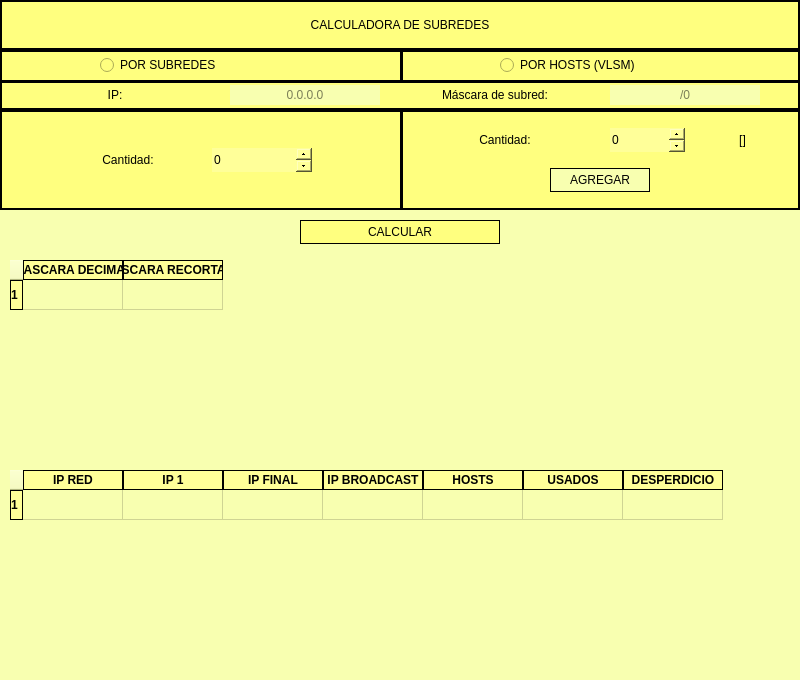
<?xml version="1.0" encoding="UTF-8"?>
<ui version="4.0">
 <class>MainWindow</class>
 <widget class="QMainWindow" name="MainWindow">
  <property name="geometry">
   <rect>
    <x>0</x>
    <y>0</y>
    <width>800</width>
    <height>680</height>
   </rect>
  </property>
  <property name="windowTitle">
   <string>CALCULADORA DE SUBREDES</string>
  </property>
  <property name="styleSheet">
   <string notr="true">background-color: rgb(248, 255, 176);</string>
  </property>
  <widget class="QWidget" name="centralwidget">
   <widget class="QFrame" name="frame">
    <property name="geometry">
     <rect>
      <x>0</x>
      <y>0</y>
      <width>800</width>
      <height>50</height>
     </rect>
    </property>
    <property name="styleSheet">
     <string notr="true">border-color: rgb(0, 0, 0);
background-color: rgb(255, 255, 127);
border: 2px solid black;</string>
    </property>
    <property name="frameShape">
     <enum>QFrame::Shape::Box</enum>
    </property>
    <property name="frameShadow">
     <enum>QFrame::Shadow::Plain</enum>
    </property>
    <property name="lineWidth">
     <number>2</number>
    </property>
    <property name="midLineWidth">
     <number>2</number>
    </property>
    <widget class="QLabel" name="label_3">
     <property name="geometry">
      <rect>
       <x>2</x>
       <y>2</y>
       <width>796</width>
       <height>46</height>
      </rect>
     </property>
     <property name="styleSheet">
      <string notr="true">border: none;
color: rgb(0, 0, 0);</string>
     </property>
     <property name="text">
      <string>CALCULADORA DE SUBREDES</string>
     </property>
     <property name="alignment">
      <set>Qt::AlignmentFlag::AlignCenter</set>
     </property>
    </widget>
   </widget>
   <widget class="QFrame" name="frame_2">
    <property name="geometry">
     <rect>
      <x>0</x>
      <y>50</y>
      <width>800</width>
      <height>60</height>
     </rect>
    </property>
    <property name="styleSheet">
     <string notr="true">background-color: rgb(255, 255, 127);
border: 2px solid black;
</string>
    </property>
    <property name="frameShape">
     <enum>QFrame::Shape::StyledPanel</enum>
    </property>
    <property name="frameShadow">
     <enum>QFrame::Shadow::Raised</enum>
    </property>
    <widget class="Line" name="line">
     <property name="geometry">
      <rect>
       <x>400</x>
       <y>0</y>
       <width>3</width>
       <height>30</height>
      </rect>
     </property>
     <property name="orientation">
      <enum>Qt::Orientation::Vertical</enum>
     </property>
    </widget>
    <widget class="Line" name="line_2">
     <property name="geometry">
      <rect>
       <x>0</x>
       <y>30</y>
       <width>800</width>
       <height>3</height>
      </rect>
     </property>
     <property name="orientation">
      <enum>Qt::Orientation::Horizontal</enum>
     </property>
    </widget>
    <widget class="QRadioButton" name="radioButton">
     <property name="geometry">
      <rect>
       <x>100</x>
       <y>2</y>
       <width>200</width>
       <height>26</height>
      </rect>
     </property>
     <property name="styleSheet">
      <string notr="true">border: none;
color: rgb(0, 0, 0);</string>
     </property>
     <property name="text">
      <string>POR SUBREDES</string>
     </property>
    </widget>
    <widget class="QRadioButton" name="radioButton_2">
     <property name="geometry">
      <rect>
       <x>500</x>
       <y>2</y>
       <width>200</width>
       <height>26</height>
      </rect>
     </property>
     <property name="styleSheet">
      <string notr="true">border: none;
color: rgb(0, 0, 0);</string>
     </property>
     <property name="text">
      <string>POR HOSTS (VLSM)</string>
     </property>
    </widget>
    <widget class="QLabel" name="label">
     <property name="geometry">
      <rect>
       <x>40</x>
       <y>33</y>
       <width>150</width>
       <height>24</height>
      </rect>
     </property>
     <property name="styleSheet">
      <string notr="true">border: none;
color: rgb(0, 0, 0);</string>
     </property>
     <property name="text">
      <string>IP:</string>
     </property>
     <property name="alignment">
      <set>Qt::AlignmentFlag::AlignCenter</set>
     </property>
    </widget>
    <widget class="QLineEdit" name="lineEdit">
     <property name="geometry">
      <rect>
       <x>230</x>
       <y>35</y>
       <width>150</width>
       <height>20</height>
      </rect>
     </property>
     <property name="styleSheet">
      <string notr="true">border: none;
background-color: rgb(248, 255, 176);
color: rgb(0, 0, 0);</string>
     </property>
     <property name="alignment">
      <set>Qt::AlignmentFlag::AlignCenter</set>
     </property>
     <property name="placeholderText">
      <string>0.0.0.0</string>
     </property>
    </widget>
    <widget class="QLineEdit" name="lineEdit_2">
     <property name="geometry">
      <rect>
       <x>610</x>
       <y>35</y>
       <width>150</width>
       <height>20</height>
      </rect>
     </property>
     <property name="styleSheet">
      <string notr="true">border: none;
background-color: rgb(248, 255, 176);
color: rgb(0, 0, 0);</string>
     </property>
     <property name="alignment">
      <set>Qt::AlignmentFlag::AlignCenter</set>
     </property>
     <property name="placeholderText">
      <string>/0</string>
     </property>
    </widget>
    <widget class="QLabel" name="label_2">
     <property name="geometry">
      <rect>
       <x>420</x>
       <y>33</y>
       <width>150</width>
       <height>24</height>
      </rect>
     </property>
     <property name="styleSheet">
      <string notr="true">border: none;
color: rgb(0, 0, 0);</string>
     </property>
     <property name="text">
      <string>Máscara de subred:</string>
     </property>
     <property name="alignment">
      <set>Qt::AlignmentFlag::AlignCenter</set>
     </property>
    </widget>
   </widget>
   <widget class="QFrame" name="frame_3">
    <property name="geometry">
     <rect>
      <x>0</x>
      <y>110</y>
      <width>800</width>
      <height>100</height>
     </rect>
    </property>
    <property name="styleSheet">
     <string notr="true">border: 2px solid black;
background-color: rgb(255, 255, 127);
color: rgb(0, 0, 0);</string>
    </property>
    <property name="frameShape">
     <enum>QFrame::Shape::StyledPanel</enum>
    </property>
    <property name="frameShadow">
     <enum>QFrame::Shadow::Raised</enum>
    </property>
    <widget class="Line" name="line_3">
     <property name="geometry">
      <rect>
       <x>400</x>
       <y>0</y>
       <width>3</width>
       <height>100</height>
      </rect>
     </property>
     <property name="orientation">
      <enum>Qt::Orientation::Vertical</enum>
     </property>
    </widget>
    <widget class="QLabel" name="label_4">
     <property name="geometry">
      <rect>
       <x>68</x>
       <y>38</y>
       <width>120</width>
       <height>24</height>
      </rect>
     </property>
     <property name="styleSheet">
      <string notr="true">border: none;
color: rgb(0, 0, 0);</string>
     </property>
     <property name="text">
      <string>Cantidad:</string>
     </property>
     <property name="alignment">
      <set>Qt::AlignmentFlag::AlignCenter</set>
     </property>
    </widget>
    <widget class="QSpinBox" name="spinBox">
     <property name="geometry">
      <rect>
       <x>212</x>
       <y>38</y>
       <width>100</width>
       <height>24</height>
      </rect>
     </property>
     <property name="styleSheet">
      <string notr="true">QSpinBox {
    background-color: rgb(255, 255, 153);
	border: none;
}

QSpinBox::up-button {
    width: 16px;
}

QSpinBox::down-button {
    width: 16px;
}
</string>
     </property>
     <property name="wrapping">
      <bool>true</bool>
     </property>
     <property name="showGroupSeparator" stdset="0">
      <bool>false</bool>
     </property>
    </widget>
    <widget class="QSpinBox" name="spinBox_2">
     <property name="geometry">
      <rect>
       <x>610</x>
       <y>18</y>
       <width>75</width>
       <height>24</height>
      </rect>
     </property>
     <property name="styleSheet">
      <string notr="true">QSpinBox {
    background-color: rgb(255, 255, 153);
	border: none;
}

QSpinBox::up-button {
    width: 16px;
}

QSpinBox::down-button {
    width: 16px;
}
</string>
     </property>
     <property name="wrapping">
      <bool>true</bool>
     </property>
     <property name="showGroupSeparator" stdset="0">
      <bool>false</bool>
     </property>
    </widget>
    <widget class="QLabel" name="label_5">
     <property name="geometry">
      <rect>
       <x>445</x>
       <y>18</y>
       <width>120</width>
       <height>24</height>
      </rect>
     </property>
     <property name="styleSheet">
      <string notr="true">border: none;
color: rgb(0, 0, 0);</string>
     </property>
     <property name="text">
      <string>Cantidad:</string>
     </property>
     <property name="alignment">
      <set>Qt::AlignmentFlag::AlignCenter</set>
     </property>
    </widget>
    <widget class="QLabel" name="label_6">
     <property name="geometry">
      <rect>
       <x>730</x>
       <y>18</y>
       <width>25</width>
       <height>24</height>
      </rect>
     </property>
     <property name="styleSheet">
      <string notr="true">border: none;
color: rgb(0, 0, 0);</string>
     </property>
     <property name="text">
      <string>[]</string>
     </property>
     <property name="alignment">
      <set>Qt::AlignmentFlag::AlignCenter</set>
     </property>
    </widget>
    <widget class="QPushButton" name="pushButton">
     <property name="geometry">
      <rect>
       <x>550</x>
       <y>58</y>
       <width>100</width>
       <height>24</height>
      </rect>
     </property>
     <property name="styleSheet">
      <string notr="true">border: 1px solid black;
background-color: rgb(248, 255, 176);</string>
     </property>
     <property name="text">
      <string>AGREGAR</string>
     </property>
    </widget>
   </widget>
   <widget class="QPushButton" name="pushButton_2">
    <property name="geometry">
     <rect>
      <x>300</x>
      <y>220</y>
      <width>200</width>
      <height>24</height>
     </rect>
    </property>
    <property name="styleSheet">
     <string notr="true">border: 1px solid black;
background-color: rgb(255, 255, 127);
color: rgb(0,0,0);
</string>
    </property>
    <property name="text">
     <string>CALCULAR</string>
    </property>
   </widget>
   <widget class="QTableWidget" name="tablaMascaras">
    <property name="geometry">
     <rect>
      <x>10</x>
      <y>260</y>
      <width>780</width>
      <height>200</height>
     </rect>
    </property>
    <property name="tabletTracking">
     <bool>false</bool>
    </property>
    <property name="acceptDrops">
     <bool>false</bool>
    </property>
    <property name="autoFillBackground">
     <bool>false</bool>
    </property>
    <property name="styleSheet">
     <string notr="true">QHeaderView::section {
    background-color: rgb(255, 255, 153); /* mismo amarillo */
    color: black;
    font-weight: bold;
    border: 1px solid black;
}

</string>
    </property>
    <property name="frameShape">
     <enum>QFrame::Shape::NoFrame</enum>
    </property>
    <property name="frameShadow">
     <enum>QFrame::Shadow::Plain</enum>
    </property>
    <property name="alternatingRowColors">
     <bool>false</bool>
    </property>
    <property name="sortingEnabled">
     <bool>false</bool>
    </property>
    <property name="rowCount">
     <number>1</number>
    </property>
    <property name="columnCount">
     <number>2</number>
    </property>
    <attribute name="horizontalHeaderCascadingSectionResizes">
     <bool>false</bool>
    </attribute>
    <attribute name="horizontalHeaderShowSortIndicator" stdset="0">
     <bool>false</bool>
    </attribute>
    <attribute name="horizontalHeaderStretchLastSection">
     <bool>false</bool>
    </attribute>
    <attribute name="verticalHeaderCascadingSectionResizes">
     <bool>false</bool>
    </attribute>
    <attribute name="verticalHeaderShowSortIndicator" stdset="0">
     <bool>false</bool>
    </attribute>
    <attribute name="verticalHeaderStretchLastSection">
     <bool>false</bool>
    </attribute>
    <row/>
    <column>
     <property name="text">
      <string>MASCARA DECIMAL</string>
     </property>
    </column>
    <column>
     <property name="text">
      <string>MASCARA RECORTADA</string>
     </property>
    </column>
   </widget>
   <widget class="QTableWidget" name="tablaSubRedes">
    <property name="geometry">
     <rect>
      <x>10</x>
      <y>470</y>
      <width>780</width>
      <height>200</height>
     </rect>
    </property>
    <property name="tabletTracking">
     <bool>false</bool>
    </property>
    <property name="acceptDrops">
     <bool>false</bool>
    </property>
    <property name="autoFillBackground">
     <bool>false</bool>
    </property>
    <property name="styleSheet">
     <string notr="true">QHeaderView::section {
    background-color: rgb(255, 255, 153); /* mismo amarillo */
    color: black;
    font-weight: bold;
    border: 1px solid black;
}

</string>
    </property>
    <property name="frameShape">
     <enum>QFrame::Shape::NoFrame</enum>
    </property>
    <property name="frameShadow">
     <enum>QFrame::Shadow::Plain</enum>
    </property>
    <property name="alternatingRowColors">
     <bool>false</bool>
    </property>
    <property name="sortingEnabled">
     <bool>false</bool>
    </property>
    <property name="rowCount">
     <number>1</number>
    </property>
    <property name="columnCount">
     <number>7</number>
    </property>
    <attribute name="horizontalHeaderCascadingSectionResizes">
     <bool>false</bool>
    </attribute>
    <attribute name="horizontalHeaderShowSortIndicator" stdset="0">
     <bool>false</bool>
    </attribute>
    <attribute name="horizontalHeaderStretchLastSection">
     <bool>false</bool>
    </attribute>
    <attribute name="verticalHeaderCascadingSectionResizes">
     <bool>false</bool>
    </attribute>
    <attribute name="verticalHeaderShowSortIndicator" stdset="0">
     <bool>false</bool>
    </attribute>
    <attribute name="verticalHeaderStretchLastSection">
     <bool>false</bool>
    </attribute>
    <row/>
    <column>
     <property name="text">
      <string>IP RED</string>
     </property>
    </column>
    <column>
     <property name="text">
      <string>IP 1</string>
     </property>
    </column>
    <column>
     <property name="text">
      <string>IP FINAL</string>
     </property>
    </column>
    <column>
     <property name="text">
      <string>IP BROADCAST</string>
     </property>
    </column>
    <column>
     <property name="text">
      <string>HOSTS</string>
     </property>
    </column>
    <column>
     <property name="text">
      <string>USADOS</string>
     </property>
    </column>
    <column>
     <property name="text">
      <string>DESPERDICIO</string>
     </property>
    </column>
   </widget>
  </widget>
  <widget class="QStatusBar" name="statusbar"/>
 </widget>
 <resources/>
 <connections/>
</ui>
